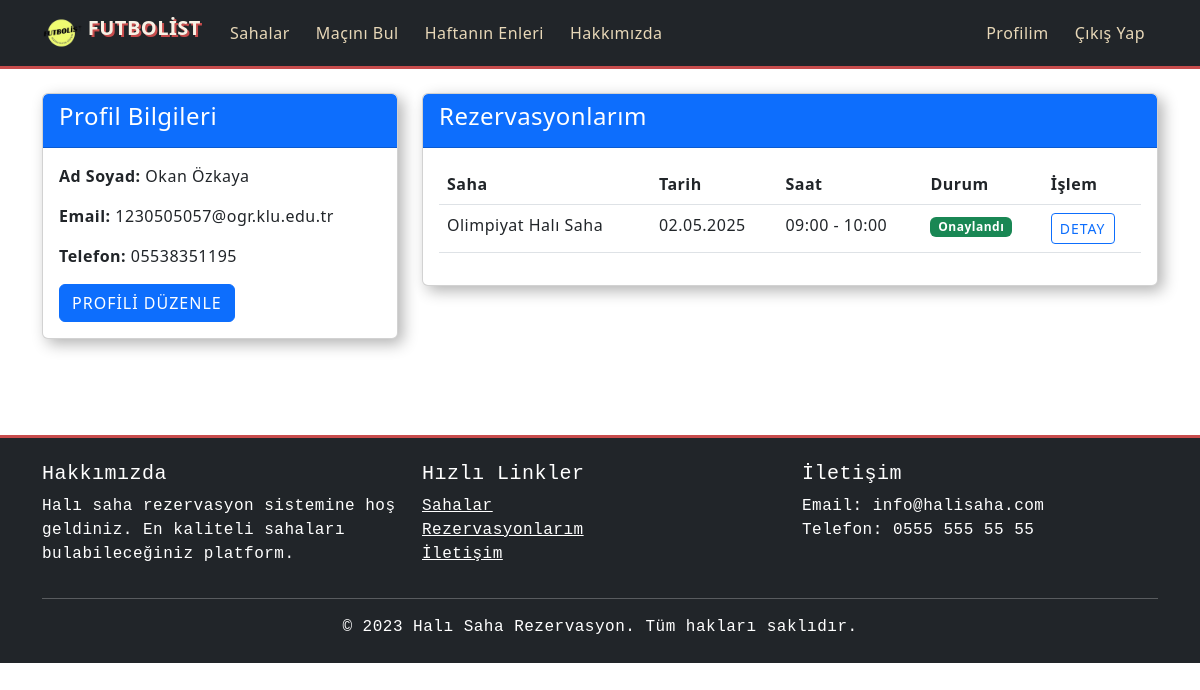
The app's page /halisaha-rezervasyon/profil.php (signed in) with its own data.
### tables this page shows
CREATE TABLE IF NOT EXISTS `kullanicilar` (
  `id` int NOT NULL AUTO_INCREMENT,
  `ad_soyad` varchar(100) NOT NULL,
  `email` varchar(100) NOT NULL,
  `telefon` varchar(20) DEFAULT NULL,
  `sifre` varchar(255) NOT NULL,
  `rol` enum('admin','kullanici') DEFAULT 'kullanici',
  `kayit_tarihi` datetime DEFAULT CURRENT_TIMESTAMP,
  PRIMARY KEY (`id`),
  UNIQUE KEY `email` (`email`)
);

CREATE TABLE IF NOT EXISTS `rezervasyonlar` (
  `id` int NOT NULL AUTO_INCREMENT,
  `kullanici_id` int NOT NULL,
  `saha_id` int NOT NULL,
  `tarih` date NOT NULL,
  `baslangic_saati` time NOT NULL,
  `bitis_saati` time NOT NULL,
  `ucret` decimal(10,2) NOT NULL,
  `odeme_durumu` enum('bekliyor','tamamlandi','iptal') DEFAULT 'bekliyor',
  `rezervasyon_tarihi` datetime DEFAULT CURRENT_TIMESTAMP,
  PRIMARY KEY (`id`),
  KEY `kullanici_id` (`kullanici_id`),
  KEY `saha_id` (`saha_id`)
);

CREATE TABLE IF NOT EXISTS `sahalar` (
  `id` int NOT NULL AUTO_INCREMENT,
  `ad` varchar(100) NOT NULL,
  `adres` text NOT NULL,
  `aciklama` text,
  `resim` varchar(255) DEFAULT NULL,
  `ucret` decimal(10,2) NOT NULL,
  `aktif` tinyint(1) DEFAULT '1',
  `konum` varchar(255) DEFAULT 'Belirtilmemiş',
  `telefon` varchar(20) DEFAULT NULL,
  `kapasite` int DEFAULT '10',
  `zemin_turu` varchar(100) DEFAULT 'Sentetik',
  `resim_yolu` varchar(255) DEFAULT 'saha.jpg',
  PRIMARY KEY (`id`)
);

### halisaha-rezervasyon/profil.php (the view, shortened to what this page needs)
<?php
require_once 'config.php';
$kullanici_id = $_SESSION['kullanici']['id'];
try {
    $stmt = $db->prepare("SELECT * FROM kullanicilar WHERE id = ?");
    $stmt->execute([$kullanici_id]);
    $kullanici = $stmt->fetch(PDO::FETCH_ASSOC);
} catch (Exception $e) {
    $_SESSION['hata'] = $e->getMessage();
    header('Location: index.php');
    exit;
}
try {
    $stmt = $db->prepare("
        SELECT r.*, s.ad AS saha_ad, s.resim AS saha_resim, s.konum
        FROM rezervasyonlar r
        JOIN sahalar s ON r.saha_id = s.id
        WHERE r.kullanici_id = ?
        ORDER BY r.tarih DESC, r.baslangic_saati DESC
        LIMIT 50
    ");
    $stmt->execute([$kullanici_id]);
    $rezervasyonlar = $stmt->fetchAll(PDO::FETCH_ASSOC);
} catch (PDOException $e) {
    $rezervasyonlar = [];
    $_SESSION['hata'] = "Rezervasyon bilgileri alınamadı: " . $e->getMessage();
}
?>
<!DOCTYPE html>
<html lang="tr">
<head>
<?php
$css_path = (dirname($_SERVER['PHP_SELF']) === '/') ?
             'assets/css/styles.css' :
             dirname($_SERVER['PHP_SELF']).'/assets/css/styles.css';
?>
<link rel="stylesheet" href="<?= $css_path ?>">
    <link href="https://cdn.jsdelivr.net/npm/bootstrap@5.3.0/dist/css/bootstrap.min.css" rel="stylesheet">
</head>
<body>
    <?php include 'includes/navbar.php'; ?>
    <div class="container py-4">
        <div class="row">
            <div class="col-md-4">
                <div class="card mb-4">
                    <div class="card-header bg-primary text-white">
                        <h4>Profil Bilgileri</h4>
                    </div>
                    <div class="card-body">
                        <p><strong>Ad Soyad:</strong> <?= htmlspecialchars($kullanici['ad_soyad']) ?></p>
                        <p><strong>Email:</strong> <?= htmlspecialchars($kullanici['email']) ?></p>
                        <p><strong>Telefon:</strong> <?= htmlspecialchars($kullanici['telefon'] ?? 'Belirtilmemiş') ?></p>
                        <a href="profil-duzenle.php" class="btn btn-primary">Profili Düzenle</a>
                    </div>
                </div>
            </div>
            <div class="col-md-8">
                <div class="card">
                    <div class="card-header bg-primary text-white">
                        <h4>Rezervasyonlarım</h4>
                    </div>
                    <div class="card-body">
                        <?php if (empty($rezervasyonlar)): ?>
                            <div class="alert alert-info">Henüz rezervasyonunuz bulunmamaktadır.</div>
                        <?php else: ?>
                            <div class="table-responsive">
                                <table class="table table-hover">
                                    <thead>
                                        <tr>
                                            <th>Saha</th>
                                            <th>Tarih</th>
                                            <th>Saat</th>
                                            <th>Durum</th>
                                            <th>İşlem</th>
                                        </tr>
                                    </thead>
                                    <tbody>
                                        <?php foreach ($rezervasyonlar as $rez): ?>
                                            <tr class="reservation-card">
                                                <td>
                                                    <?= htmlspecialchars($rez['saha_ad']) ?>
                                                </td>
                                                <td><?= date('d.m.Y', strtotime($rez['tarih'])) ?></td>
                                                <td><?= substr($rez['baslangic_saati'], 0, 5) ?> - <?= substr($rez['bitis_saati'], 0, 5) ?></td>
                                                <td>
                                                    <?php if ($rez['odeme_durumu'] == 'tamamlandi'): ?>
                                                        <span class="badge bg-success">Onaylandı</span>
                                                    <?php elseif ($rez['odeme_durumu'] == 'bekliyor'): ?>
                                                        <span class="badge bg-warning">Ödeme Bekliyor</span>
                                                    <?php else: ?>
                                                        <span class="badge bg-danger">İptal Edildi</span>
                                                    <?php endif; ?>
                                                </td>
                                                <td>
                                                    <a href="rezervasyon-detay.php?id=<?= $rez['id'] ?>" class="btn btn-sm btn-outline-primary">
                                                        Detay
                                                    </a>
                                                </td>
                                            </tr>
                                        <?php endforeach; ?>
                                    </tbody>
                                </table>
                            </div>
                        <?php endif; ?>
                    </div>
                </div>
            </div>
        </div>
    </div>
    <?php include 'includes/footer.php'; ?>
</body>
</html>

### halisaha-rezervasyon/assets/css/styles.css (style rules this page uses)
:root { --grass: #5a7247; --line: #f8f1e5; --vintage-dark: #2a3439; --vintage-light: #e8d8b8; --vintage-red: #c84c4c; --vintage-blue: #4a6b8a; --old-paper: #f5e7d0; }
body { font-family: 'Bebas Neue', 'Arial Narrow', sans-serif; background-color: var(--old-paper); background-image: url('https://example.com/vintage-paper-texture.jpg'); background-attachment: fixed; color: var(--vintage-dark); min-height: 100vh; margin: 0; padding: 0; letter-spacing: 0.5px; }
.card { border: none; border-radius: 0; overflow: hidden; box-shadow: 5px 5px 15px rgba(0,0,0,0.3); transition: transform 0.3s; background: var(--old-paper); border: 1px solid var(--vintage-dark); margin-bottom: 20px; }
.card-header { background-color: var(--vintage-red); color: var(--line); font-weight: bold; border-bottom: 2px solid var(--vintage-dark); }
.btn { border-radius: 0; padding: 8px 25px; font-weight: 600; letter-spacing: 1px; transition: all 0.3s; border: 2px solid var(--vintage-dark); text-transform: uppercase; }
.btn-primary { background: var(--vintage-red); color: var(--line); }

### records on screen
kullanicilar: ad_soyad "Okan Özkaya", email "1230505057@ogr.klu.edu.tr", telefon "05538351195"
rezervasyonlar: sahalar.ad "Olimpiyat Halı Saha", tarih "02.05.2025", baslangic_saati "09:00", bitis_saati "10:00", odeme_durumu "Onaylandı"
